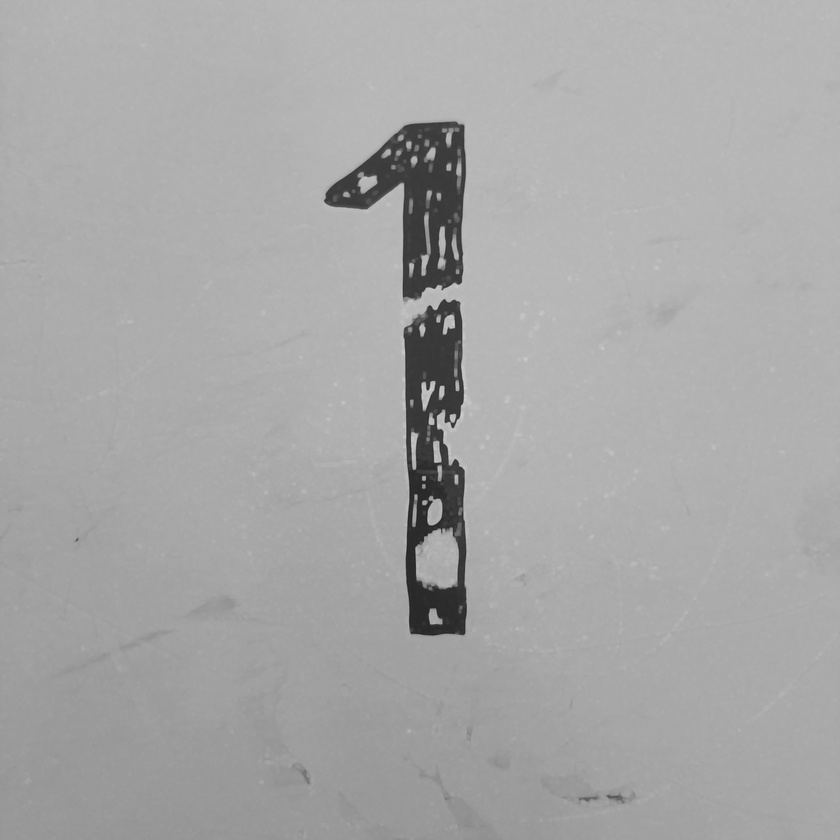
#> input picture Hasil Smoothing.jpg, 840 x 840 px, shrunk from 3024 x 3024 before the run
$ python 'Top Hat.py'
#> lines starting #> are read from the running program, lines starting #| are printed output that depends on the picture

import cv2
import numpy as np

img = cv2.imread('Hasil Smoothing.jpg',0)
#> img is the input picture: shape (840, 840); min 32, max 212, mean 167.5
kernel = np.ones((5,5),np.uint8)
tophat = cv2.morphologyEx(img, cv2.MORPH_TOPHAT, kernel)
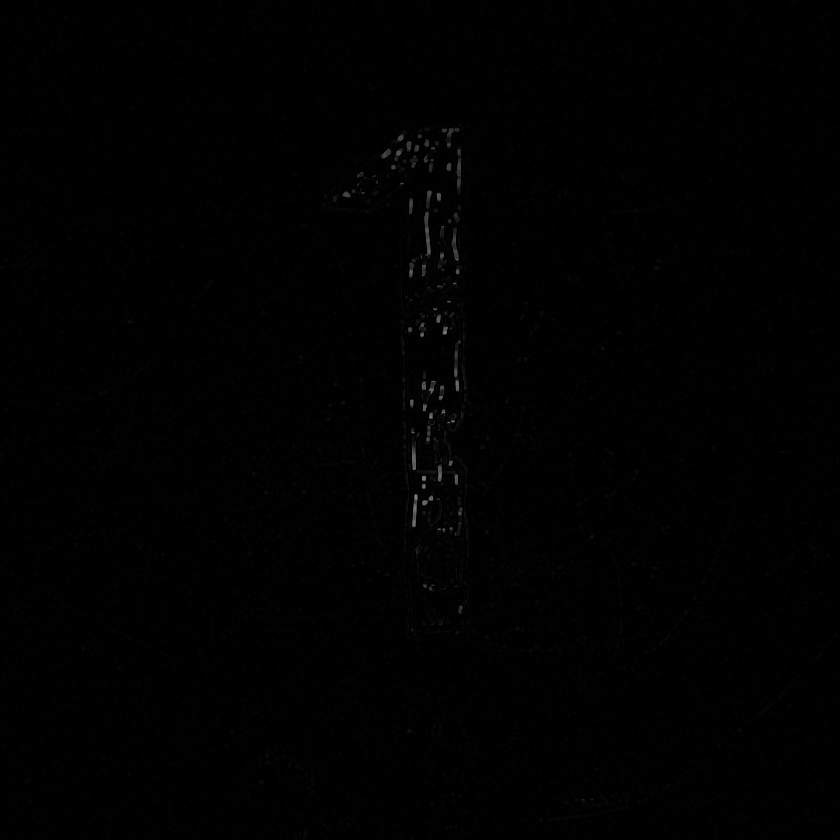
#> tophat: shape (840, 840); min 0, max 128, mean 0.9
cv2.imshow('Hasil', tophat)
cv2.imwrite('Hasil Top Hat.jpg', tophat)
cv2.waitKey(0)
cv2.destroyAllWindows()
